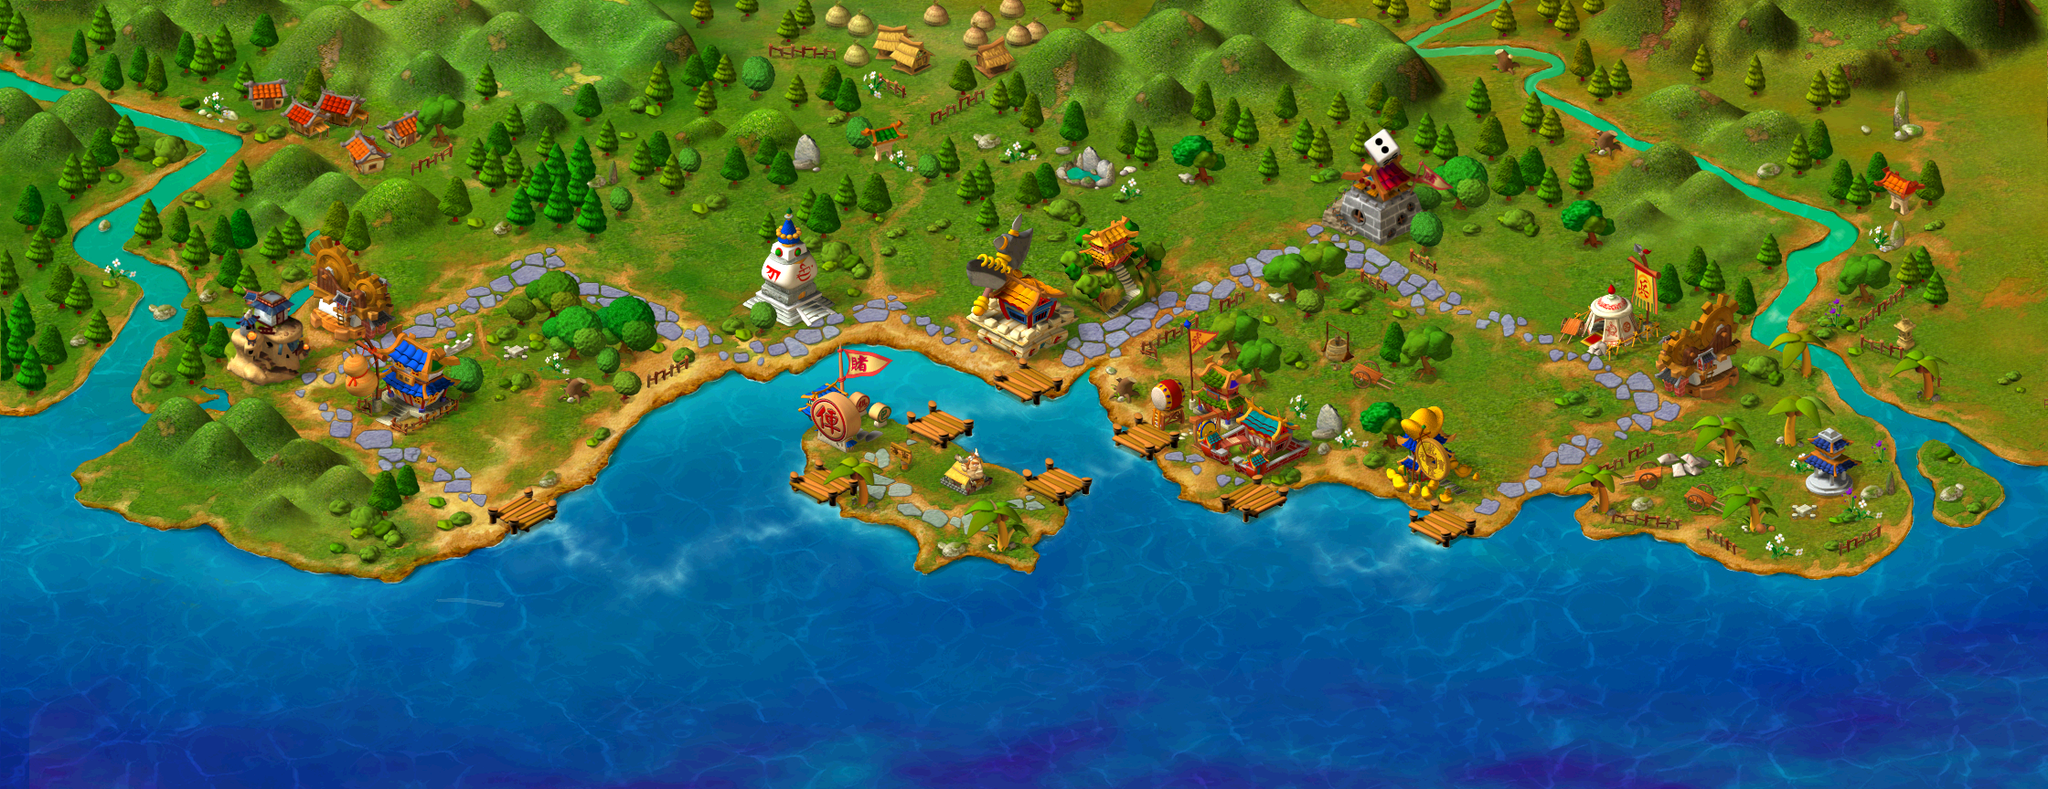

This game map was drawn from its Tiled (.tmx) file and the tilesets committed beside it. A one-line description and the trimmed map source follow:
An orthogonal 70x27 tile map with 32x32 px tiles, 1 tile layer (块层 1), 1 image layer and 1 object (朱崖城).

<map version="1.2" tiledversion="1.2.5" orientation="orthogonal" renderorder="right-down" width="70" height="27" tilewidth="32" tileheight="32" infinite="0" nextlayerid="5" nextobjectid="4">
 <tileset firstgid="1" source="city.tsx" />
 <imagelayer id="2" name="背景图层" locked="1">
  <image source="005.png" width="2240" height="864" />
 </imagelayer>
 <objectgroup id="3" name="城池对象">
  <object id="1" name="朱崖城" x="992.309" y="478.602" width="95.223" height="64.7911" rotation="0.0117031">
   <properties>
    <property name="cityName" value="朱崖城" />
   </properties>
  </object>
 </objectgroup>
 <layer id="1" name="块层 1" width="70" height="27">
  <data>[1890 cells, 1 non-empty, 1 distinct tile ids]</data>
 </layer>
</map>
